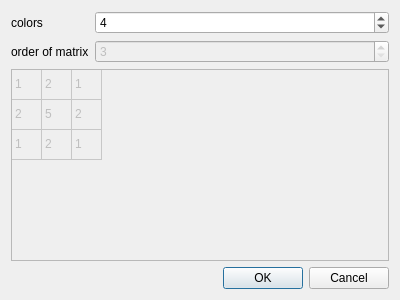
<?xml version="1.0" encoding="UTF-8"?>
<ui version="4.0">
 <class>ConfigDialog</class>
 <widget class="QDialog" name="ConfigDialog">
  <property name="geometry">
   <rect>
    <x>0</x>
    <y>0</y>
    <width>400</width>
    <height>300</height>
   </rect>
  </property>
  <property name="windowTitle">
   <string>Dialog</string>
  </property>
  <layout class="QVBoxLayout" name="verticalLayout">
   <item>
    <layout class="QFormLayout" name="formLayout">
     <item row="0" column="0">
      <widget class="QLabel" name="label">
       <property name="text">
        <string>colors</string>
       </property>
       <property name="buddy">
        <cstring>spinBox_2</cstring>
       </property>
      </widget>
     </item>
     <item row="0" column="1">
      <widget class="QSpinBox" name="spinBox_2">
       <property name="minimum">
        <number>2</number>
       </property>
       <property name="value">
        <number>4</number>
       </property>
      </widget>
     </item>
     <item row="1" column="0">
      <widget class="QLabel" name="label_2">
       <property name="text">
        <string>order of matrix</string>
       </property>
       <property name="buddy">
        <cstring>spinBox</cstring>
       </property>
      </widget>
     </item>
     <item row="1" column="1">
      <widget class="QSpinBox" name="spinBox">
       <property name="enabled">
        <bool>false</bool>
       </property>
       <property name="minimum">
        <number>3</number>
       </property>
       <property name="maximum">
        <number>9</number>
       </property>
       <property name="singleStep">
        <number>2</number>
       </property>
       <property name="value">
        <number>3</number>
       </property>
      </widget>
     </item>
    </layout>
   </item>
   <item>
    <widget class="QTableWidget" name="tableWidget">
     <property name="enabled">
      <bool>false</bool>
     </property>
     <attribute name="horizontalHeaderVisible">
      <bool>false</bool>
     </attribute>
     <attribute name="horizontalHeaderDefaultSectionSize">
      <number>30</number>
     </attribute>
     <attribute name="verticalHeaderVisible">
      <bool>false</bool>
     </attribute>
     <row>
      <property name="text">
       <string>1</string>
      </property>
     </row>
     <row>
      <property name="text">
       <string>2</string>
      </property>
     </row>
     <row>
      <property name="text">
       <string>3</string>
      </property>
     </row>
     <column>
      <property name="text">
       <string>1</string>
      </property>
     </column>
     <column>
      <property name="text">
       <string>2</string>
      </property>
     </column>
     <column>
      <property name="text">
       <string>3</string>
      </property>
     </column>
     <item row="0" column="0">
      <property name="text">
       <string>1</string>
      </property>
     </item>
     <item row="0" column="1">
      <property name="text">
       <string>2</string>
      </property>
     </item>
     <item row="0" column="2">
      <property name="text">
       <string>1</string>
      </property>
     </item>
     <item row="1" column="0">
      <property name="text">
       <string>2</string>
      </property>
     </item>
     <item row="1" column="1">
      <property name="text">
       <string>5</string>
      </property>
     </item>
     <item row="1" column="2">
      <property name="text">
       <string>2</string>
      </property>
     </item>
     <item row="2" column="0">
      <property name="text">
       <string>1</string>
      </property>
     </item>
     <item row="2" column="1">
      <property name="text">
       <string>2</string>
      </property>
     </item>
     <item row="2" column="2">
      <property name="text">
       <string>1</string>
      </property>
     </item>
    </widget>
   </item>
   <item>
    <widget class="QDialogButtonBox" name="buttonBox">
     <property name="orientation">
      <enum>Qt::Horizontal</enum>
     </property>
     <property name="standardButtons">
      <set>QDialogButtonBox::Cancel|QDialogButtonBox::Ok</set>
     </property>
    </widget>
   </item>
  </layout>
 </widget>
 <tabstops>
  <tabstop>spinBox_2</tabstop>
  <tabstop>spinBox</tabstop>
  <tabstop>tableWidget</tabstop>
  <tabstop>buttonBox</tabstop>
 </tabstops>
 <resources/>
 <connections>
  <connection>
   <sender>buttonBox</sender>
   <signal>accepted()</signal>
   <receiver>ConfigDialog</receiver>
   <slot>accept()</slot>
   <hints>
    <hint type="sourcelabel">
     <x>257</x>
     <y>290</y>
    </hint>
    <hint type="destinationlabel">
     <x>157</x>
     <y>274</y>
    </hint>
   </hints>
  </connection>
  <connection>
   <sender>buttonBox</sender>
   <signal>rejected()</signal>
   <receiver>ConfigDialog</receiver>
   <slot>reject()</slot>
   <hints>
    <hint type="sourcelabel">
     <x>325</x>
     <y>290</y>
    </hint>
    <hint type="destinationlabel">
     <x>286</x>
     <y>274</y>
    </hint>
   </hints>
  </connection>
 </connections>
</ui>
